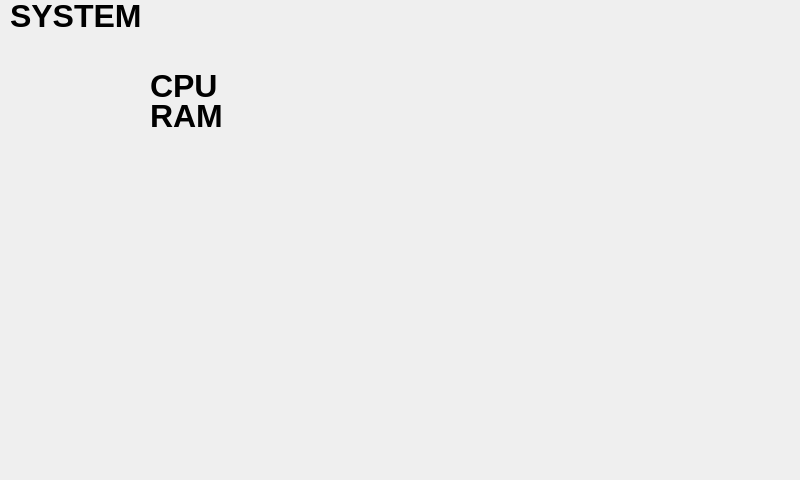
<?xml version="1.0" encoding="UTF-8"?>
<ui version="4.0">
 <class>system_info</class>
 <widget class="QDialog" name="system_info">
  <property name="geometry">
   <rect>
    <x>0</x>
    <y>0</y>
    <width>800</width>
    <height>480</height>
   </rect>
  </property>
  <property name="windowTitle">
   <string>Dialog</string>
  </property>
  <widget class="QLabel" name="label">
   <property name="geometry">
    <rect>
     <x>10</x>
     <y>0</y>
     <width>131</width>
     <height>31</height>
    </rect>
   </property>
   <property name="font">
    <font>
     <pointsize>24</pointsize>
     <weight>75</weight>
     <bold>true</bold>
    </font>
   </property>
   <property name="text">
    <string>SYSTEM</string>
   </property>
  </widget>
  <widget class="QLabel" name="label_2">
   <property name="geometry">
    <rect>
     <x>150</x>
     <y>70</y>
     <width>71</width>
     <height>31</height>
    </rect>
   </property>
   <property name="font">
    <font>
     <pointsize>24</pointsize>
     <weight>75</weight>
     <bold>true</bold>
    </font>
   </property>
   <property name="text">
    <string>CPU</string>
   </property>
  </widget>
  <widget class="QLabel" name="label_3">
   <property name="geometry">
    <rect>
     <x>150</x>
     <y>100</y>
     <width>81</width>
     <height>31</height>
    </rect>
   </property>
   <property name="font">
    <font>
     <pointsize>24</pointsize>
     <weight>75</weight>
     <bold>true</bold>
    </font>
   </property>
   <property name="text">
    <string>RAM</string>
   </property>
  </widget>
 </widget>
 <resources/>
 <connections/>
</ui>
